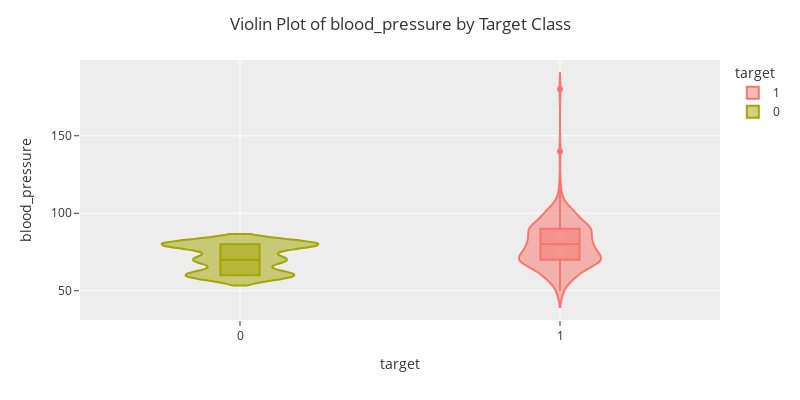

Notebook cell for this chart:
### Code cell
violin('blood_pressure')

### Figure 1 — Plotly figure (JSON) as saved in the notebook; plotly's stock layout.template omitted (floating-point values rounded to 4 significant figures; data arrays with more than 128 entries replaced by an {"elided": "..."} marker saying what was removed)
{"data": [{"alignmentgroup": "True", "box": {"visible": true}, "hovertemplate": "target=%{x}<br>blood_pressure=%{y}<extra></extra>", "legendgroup": "1", "marker": {"color": "#F8766D"}, "name": "1", "offsetgroup": "1", "orientation": "v", "scalegroup": "True", "showlegend": true, "type": "violin", "x": {"elided": "250 int values"}, "x0": " ", "xaxis": "x", "y": {"elided": "250 float values"}, "y0": " ", "yaxis": "y"}, {"alignmentgroup": "True", "box": {"visible": true}, "hovertemplate": "target=%{x}<br>blood_pressure=%{y}<extra></extra>", "legendgroup": "0", "marker": {"color": "#A3A500"}, "name": "0", "offsetgroup": "0", "orientation": "v", "scalegroup": "True", "showlegend": true, "type": "violin", "x": {"elided": "150 int values"}, "x0": " ", "xaxis": "x", "y": {"elided": "150 float values"}, "y0": " ", "yaxis": "y"}], "layout": {"height": 400, "legend": {"title": {"text": "target"}, "tracegroupgap": 0}, "margin": {"t": 60}, "title": {"text": "Violin Plot of blood_pressure by Target Class"}, "violinmode": "overlay", "width": 800, "xaxis": {"anchor": "y", "categoryarray": [1, 0], "categoryorder": "array", "domain": [0, 1], "title": {"text": "target"}}, "yaxis": {"anchor": "x", "domain": [0, 1], "title": {"text": "blood_pressure"}}}}
